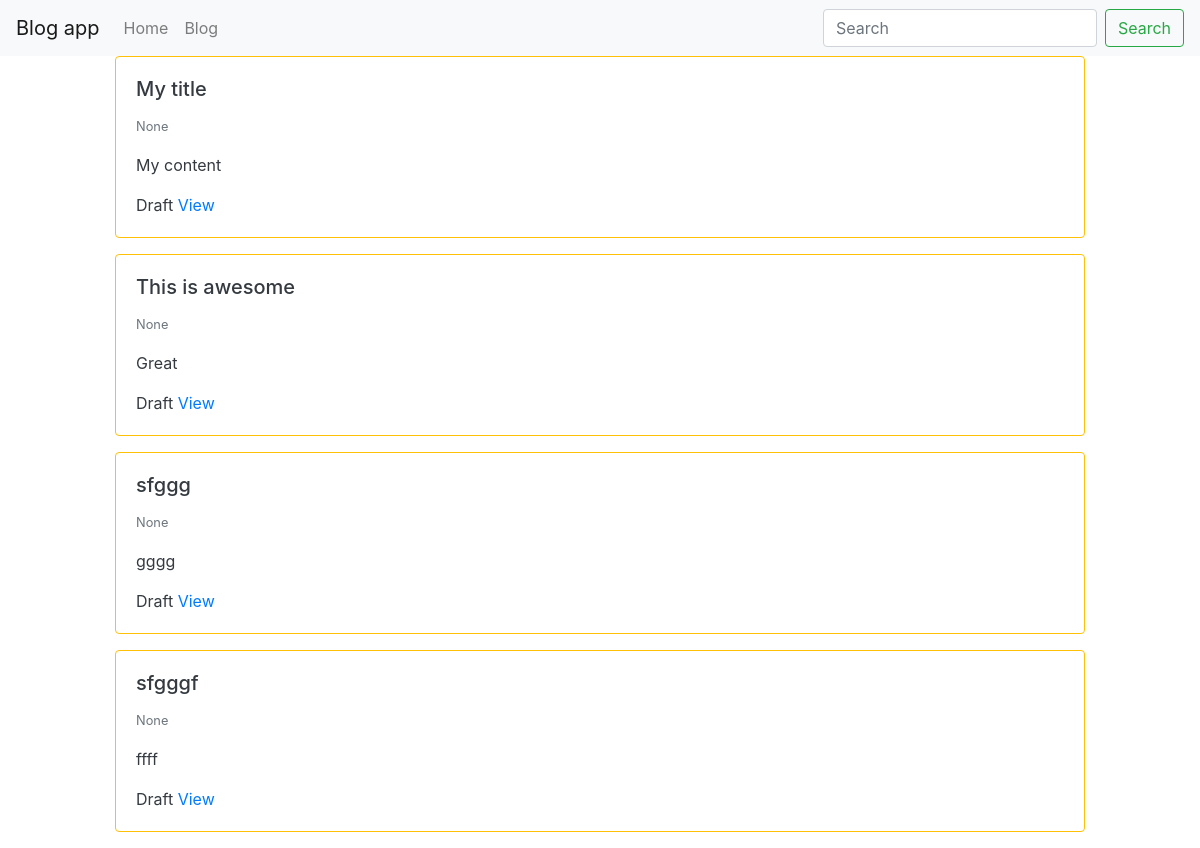
Before: /blog/ (signed in) with the older database file.
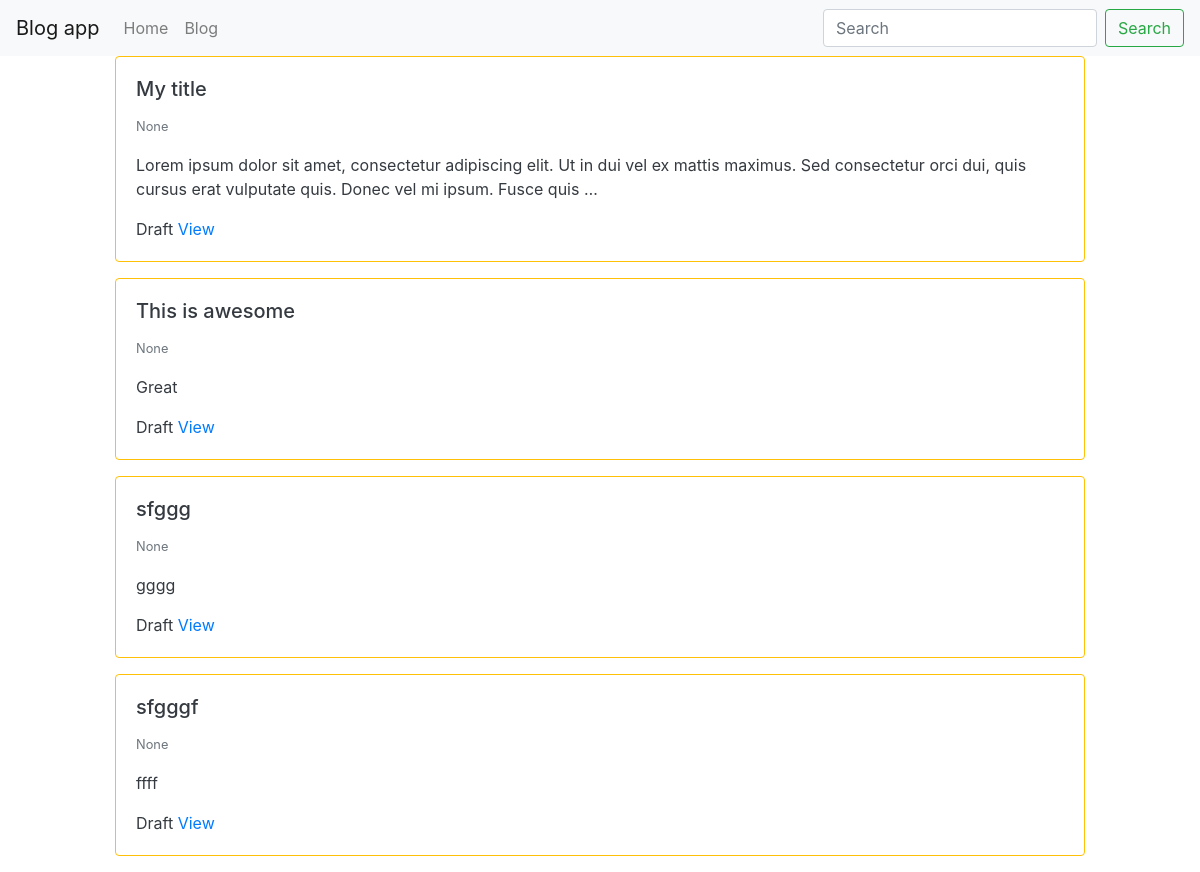
After: the same page with the newer database file.
### blog/models.py (models this page shows, shortened)
class BlogPost(models.Model):
    user = models.ForeignKey(User, default=1, null=True,
                             on_delete=models.SET_NULL)
    image = models.FileField(upload_to='image/', blank=True, null=True)
    title = models.CharField(max_length=120)
    slug = models.SlugField(unique=True)
    content = models.TextField(null=True, blank=True)
    publish_date = models.DateTimeField(auto_now=False, auto_now_add=False,
                                        null=True, blank=True)
    timestamp = models.DateTimeField(auto_now_add=True)
    updated = models.DateTimeField(auto_now=True)
    objects = BlogPostManager()
    class Meta:
        ordering = ['-publish_date', '-updated', '-timestamp']
    def get_absolute_url(self):
        return f"/blog/{self.slug}"

### blog/views.py (the view)
# urls.py: path('', blog_post_list_view),
def blog_post_list_view(request):
    qs = BlogPost.objects.all().published()
    if request.user.is_authenticated:
        my_qs = BlogPost.objects.filter(user=request.user)
        qs = (qs | my_qs).distinct()
    template_name = 'blog/list.html'
    context = {'object_list': qs}
    return render(request, template_name, context)

### blog/models.py (called while the page is built)
    def published(self):
        now = timezone.now()
        return self.filter(publish_date__lte=now)

    def get_queryset(self):
        return BlogPostQuerySet(self.model, using=self._db)

### blog/templates/blog/list.html
{% extends "base.html" %}
{% block content %}
    <div class="row">
    {% for object in object_list %}
        {% include 'blog/list-inline.html' with blog_post=object truncate=True%}
    {% endfor %}
    </div>
{% endblock %}

### blog/templates/blog/list-inline.html
<div class="col-12 col-md-10 mb-3  mx-auto">
    <div class="card {% if not blog_post.publish_date %} border-warning text-dark {% endif %}">
        <div class="card-body">
            <h5 class="card-title">{{ blog_post.title }}</h5>
            <p class="card-text">
            <small class="text-muted">{{ blog_post.publish_date }}</small>
                {% if truncate %}
                    {{ blog_post.content | linebreaks | truncatewords:30 }}
                {% else %}
                    {{ blog_post.content | linebreaks }}
                {% endif %}
            </p>
            {% if not detail %}
                {% if not blog_post.publish_date %} Draft {% endif %}
                <a href="{{ blog_post.get_absolute_url }}">View</a>
            {% endif %}
        </div>
    </div>
</div>

Changed rows visible on the page:
changed BlogPost "My title": content "My content" → "Lorem ipsum dolor sit amet, consectetur adipiscing elit. Ut in dui vel ex mattis maximus. Sed consectetur orci dui, quis cursus erat vulputate quis. Donec vel mi ipsum. Fusce quis …"
